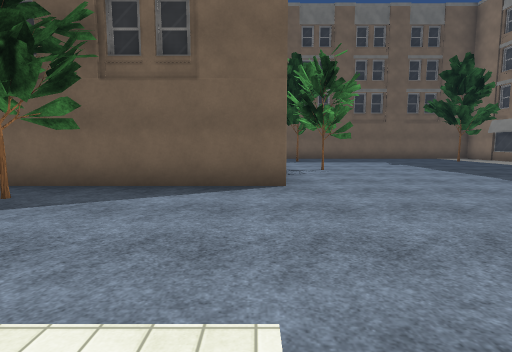
View 1 (above)

24 first-person views from a walk through a scene from a Unity 3-D project. The camera is 1.4 m above the floor, tilts 6° down and sees 80° across. The floor is counted in squares, 2 m on a side. Each view is taken from the middle of a square. On the plan, view 1 faces up. The plan holds only what a view shows up to about 10 squares ahead; the rest is blank. The place goes on beyond the plan. The player is left out. Some animated figures are left out. Surface patterns are stand-ins for the level's own textures.

View 2
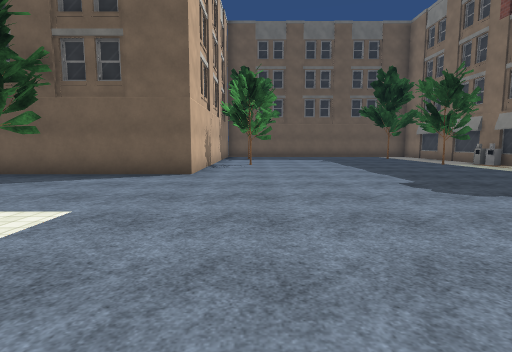

View 3
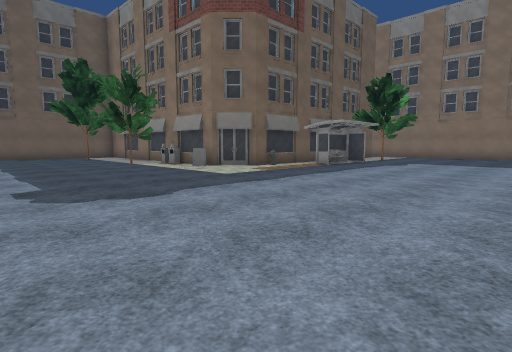

View 4
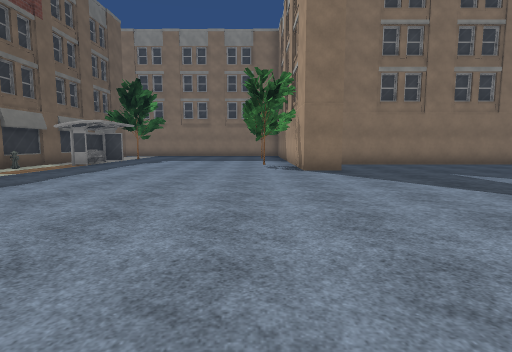

View 5
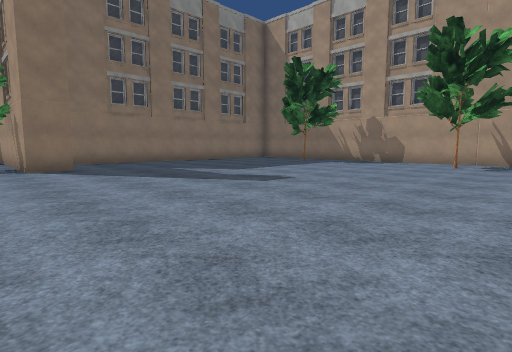

View 6
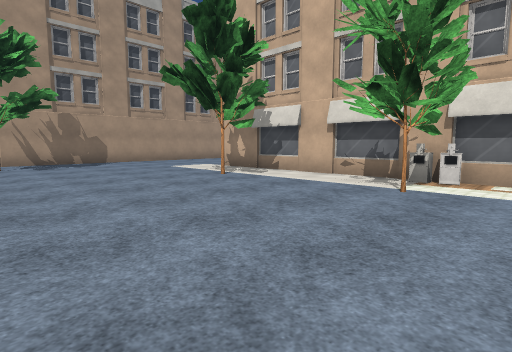

View 7
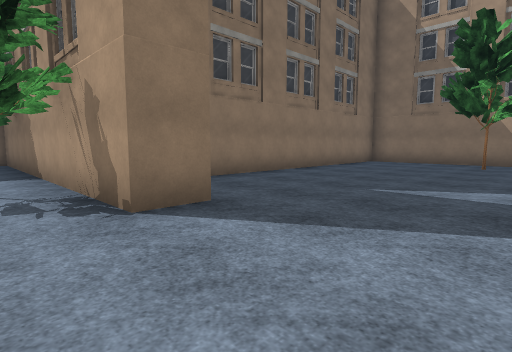

View 8
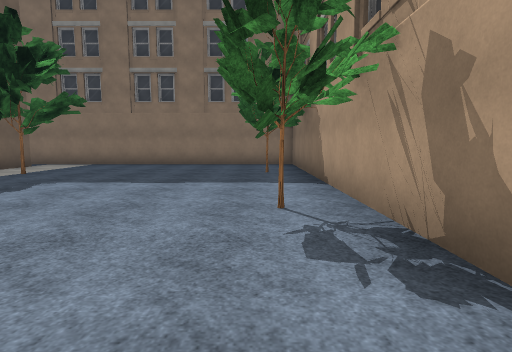

View 9
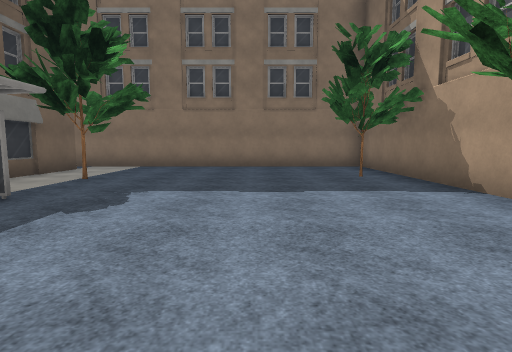

View 10
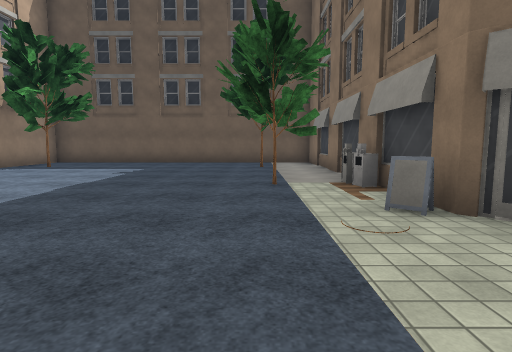

View 11
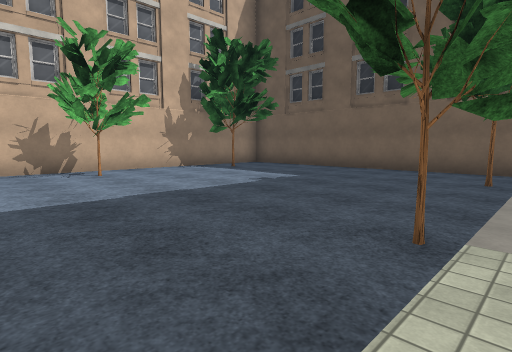

View 12
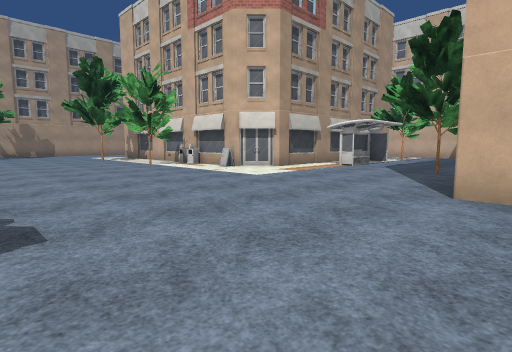

View 13
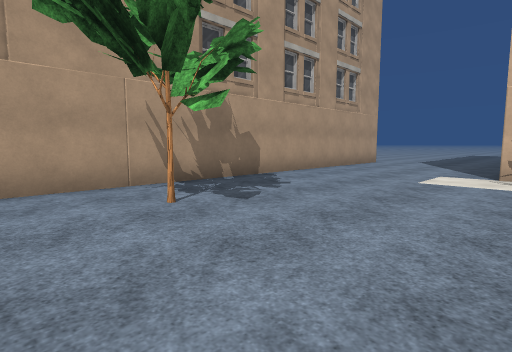

View 14
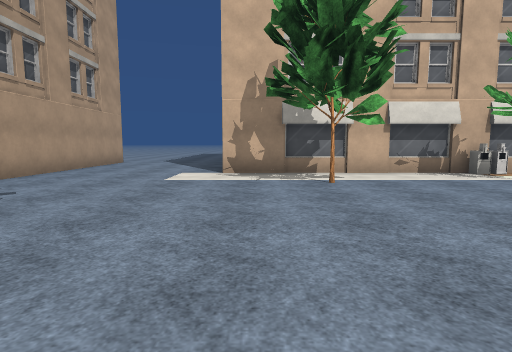

View 15
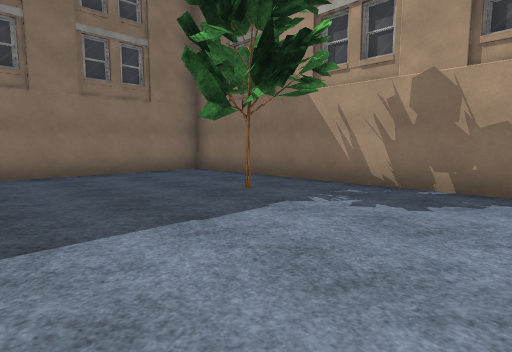

View 16
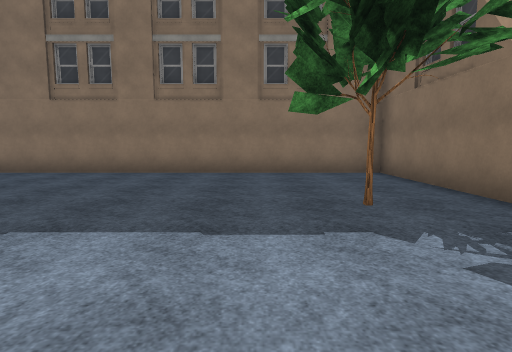

View 17
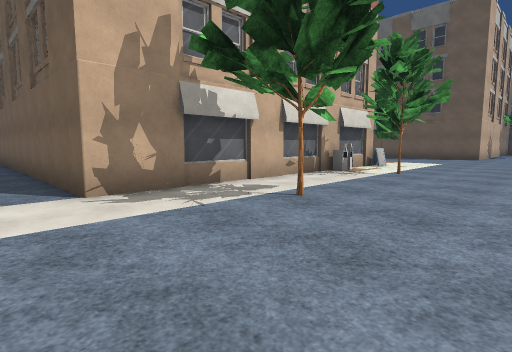

View 18
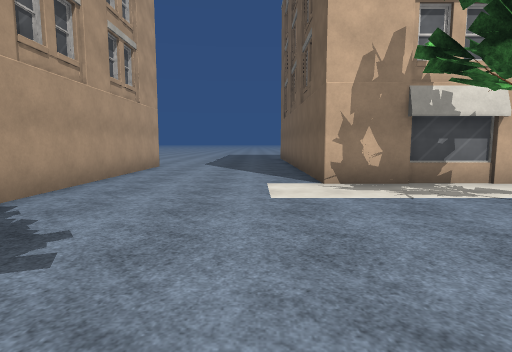

View 19
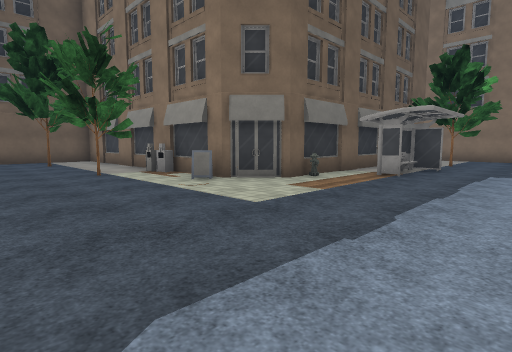

View 20
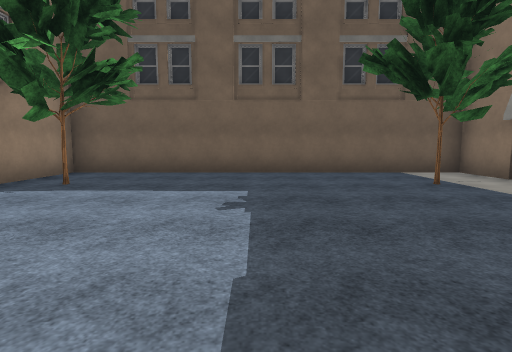

View 21
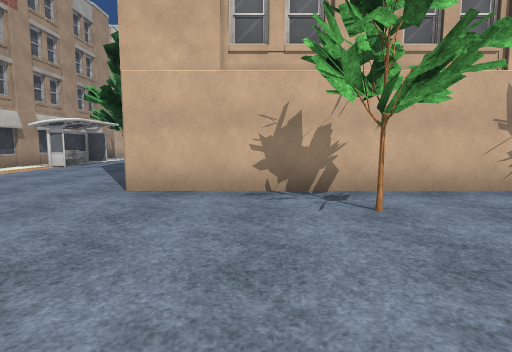

View 22
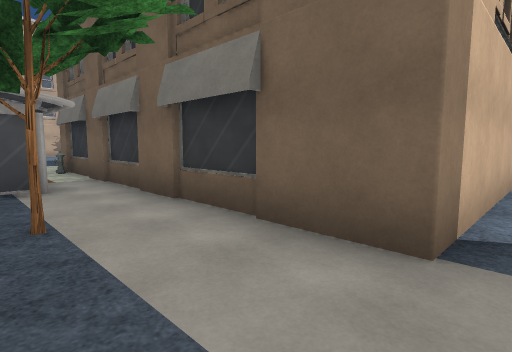

View 23
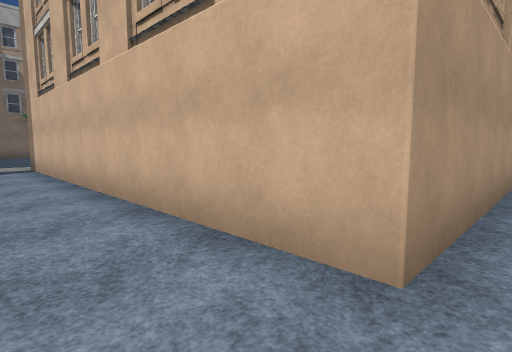

View 24
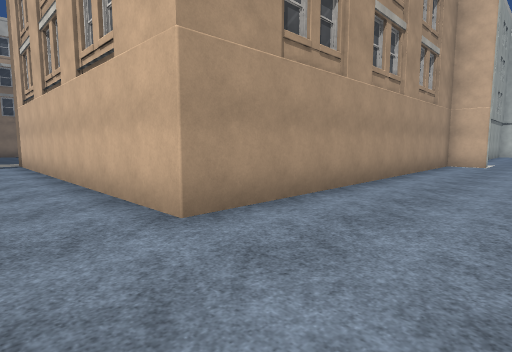

### Floor plan
Points are (right, up) in squares from view 1. A wall is a line through its corners. A room is listed if a view was taken in it or the views show most of it. See-through windows are left out.
Room 1 (views 1, 2, 3, 4, 5, 6, 7, 8, 9, 10, 11, 12, 13, 14, 15, 16, 17, 18, 19, 20, 21, 22)
walls: (12.4, -3.3) (19.5, -3.3); (-1, -1.2) (-1.1, -1.7); (9.8, 6) (9.4, 6.3); (-1.5, -3.8) (-1.5, -8.6); (12.7, 3.4) (12.8, 4); (12.9, 3.4) (12.9, 3.9); (12.9, 3.5) (12.8, 4); (-0.4, 5.1) (-4.4, 5.1); (9.8, 7.8) (9.6, 8.3); (14.9, 3.1) (14.9, 3.9) (13.9, 3.9); (9.6, 8.2) (9.6, 8.7); (10, 8.5) (10, 13.5); (-4.2, 1.2) (-4.2, 0.8); (-2.4, -9.8) (-5.5, -9.8); (4.9, -14) (12.5, -14); (18.6, 5.1) (13.5, 5.1); (13.4, -13.3) (13.4, -5.8); (20.6, -2.4) (20.6, 5.2); (0.5, 13.5) (0.5, 6); (8.5, 14.5) (1.5, 14.5); (-4.5, -14) (3, -14)
ways out: opening at (20, 6) to room 2
objects: building (-5, -14); tree (-3, 4); building (-2, -9); building (-2, -3) to (-2, -1); tree (0, -7); tree (0, -3); building (0, 5); tree (2, 8); tree (2, 12); building (4, -14); tree (4, -12); tree (8, 8); tree (8, 12); tree (9, -12); building (10, 6) to (11, 7); building (11, -4) to (12, -4); hydrant (12, 5); building (13, -5) to (14, -5); tree (13, -2); tree (17, -2); tree (17, 3); building (19, 5); building (20, -4) to (20, -3); building (21, -3)
Room 2 (views 23, 24)
walls: (11, 14.5) (18.5, 14.5); (19.5, 13.6) (19.5, 6)
ways out: opening at (20, 6) to room 1
objects: building (0, 14); building (1, 14) to (1, 15); building (9, 14) to (10, 15); building (10, 14); building (19, 14); building (21, 6)

Where each view was taken, in squares from view 1:
view 1: 0 up, 0 right, facing up
view 2: 2 down, 2 right, facing up
view 3: 2 down, 4 right, facing up-right
view 4: 2 down, 3 right, facing right
view 5: 2 down, 2 right, facing down-right
view 6: 2 down, 5 right, facing down-left
view 7: 2 down, 8 right, facing down-right
view 8: 2 down, 10 right, facing right
view 9: 0 up, 11 right, facing right
view 10: 3 up, 8 right, facing up
view 11: 6 up, 9 right, facing up-left
view 12: 6 up, 5 right, facing down-left
view 13: 9 down, 6 right, facing down-left
view 14: 9 down, 6 right, facing left
view 15: 9 down, 6 right, facing down-right
view 16: 11 down, 6 right, facing right
view 17: 11 down, 3 right, facing up-left
view 18: 11 down, 4 right, facing left
view 19: 1 up, 6 right, facing up-right
view 20: 7 up, 5 right, facing up
view 21: 7 up, 5 right, facing left
view 22: 3 up, 20 right, facing up-left
view 23: 15 up, 21 right, facing down-left
view 24: 17 up, 21 right, facing down-left
